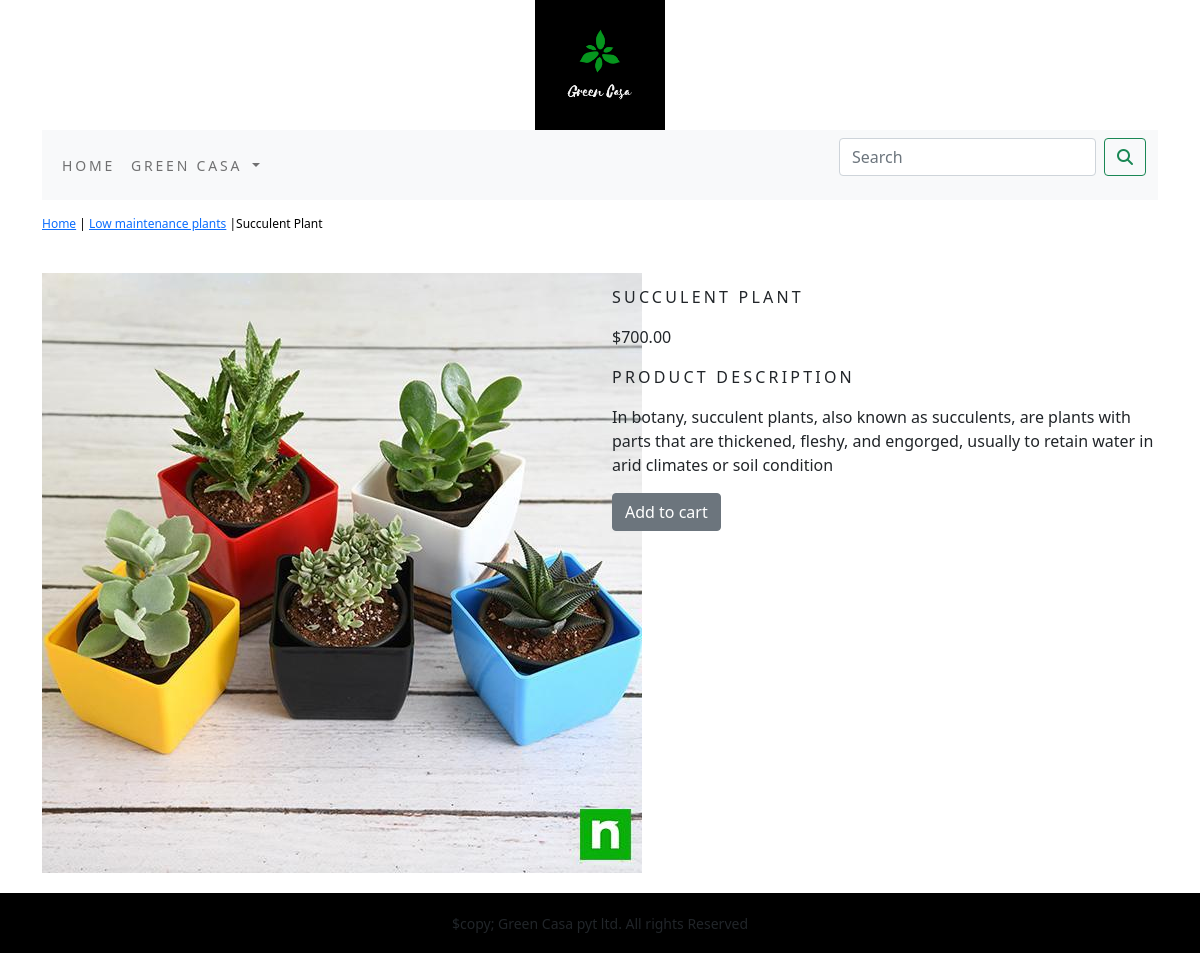
/greencasaapp/Low_maintenance_plants/succulent-plant/, run on the app's committed database.
### greencasaapp/models.py (models this page shows, shortened)
class Product(models.Model):
    name = models.CharField(max_length=250, unique=True)
    slug = models.SlugField(max_length=250, unique=True)
    description = models.TextField(blank=True)
    price = models.DecimalField(max_digits=10, decimal_places=2)
    category = models.ForeignKey(Category, on_delete=models.CASCADE)
    image = models.ImageField(upload_to='product', blank=True)
    stock = models.IntegerField()
    available = models.BooleanField(default=True)
    created = models.DateTimeField(auto_now_add=True)
    updated = models.DateTimeField(auto_now=True)
    class Meta:
        ordering = ('name',)
        verbose_name = 'product'
        verbose_name_plural = 'products'

class Category(models.Model):
    name = models.CharField(max_length=250, unique=True)
    slug = models.SlugField(max_length=250, unique=True)
    description = models.TextField(blank=True)
    image = models.ImageField(upload_to='category', blank=True)
    class Meta:
        ordering = ('name',)
        verbose_name = 'category'
        verbose_name_plural = 'categories'
    def get_url(self):
        return reverse('greencasaapp:product_by_category', args=[self.slug])
    def __str__(self):
        return '{}'.format(self.name)

### greencasaapp/views.py (the view)
# urls.py: path('<slug:c_slug>/<slug:product_slug>/', views.ProDetail, name='prodCatDetail'),
def ProDetail(request, c_slug, product_slug):
    try:
        product = Product.objects.get(category__slug=c_slug, slug=product_slug)
    except Exception as e:
        raise e
    return render(request, 'product.html', {'product': product})

### cart/context_processors.py (called while the page is built)
def counter(request):
    item_count=0
    if 'admin' in request.path:
        return {}
    else:
        try:
            cart=Cart.objects.filter(cart_id=_cart_id(request))
            cart_items=CartItem.objects.all().filter(cart=cart[:1])
            for cart_item in cart_items:
                item_count += cart_item.quantity
        except Cart.DoesNotExists:
            item_count = 0
    return dict(item_count=item_count)

### cart/views.py (called while the page is built)
def _cart_id(request):
    cart = request.session.session_key
    if not cart:
        cart = request.session.create()
    return cart

### greencasaapp/context_processors.py (called while the page is built)
def menu_links(request):
    links=Category.objects.all()
    return dict(links=links)

### templates/product.html (shortened to what this page needs)
{% extends 'base.html' %}
{% load static %}
{% block content %}
<div class="row my_product_row_class">
    <div class="mx_auto">
        <p><a href="{% url 'greencasaapp:allProdCat' %} ">Home</a> | <a href="{{product.category.get_url}}">{{product.category}}</a> |{{product.name}} </p>
    </div>
<div class="container">
<br>
<div class="row">
    <div class="col-12 col-sm-12-col-md-12 col-lg-6 text-center">
        <div class="min-width:18rem;">
            <img src="{{product.image.url}}" alt="{{product.name}}">
        </div>
    </div>
        <div class="col-12 col-sm-12 col-md-12 col-lg-6">
            <div>
            <h1 class="my_product_title">{{product.name}}</h1>
            <p>${{product.price}}</p>
            <p class="my_title">Product Description</p>
            <p class="text-justify my_product_text">{{product.description}}</p>
            {% if product.stock <= 0 %}
            <p class="text-justify my_product_text"><b>Out of stock</b></p>
            {% else %}
            <a class="btn btn-secondary" href="{% url 'cart:add_cart' product.id %}">Add to cart</a>
            {% endif %}
        </div>
        </div>
    </div>
    </div>
</div>
{% endblock %}

### static/css/custom.css (style rules this page uses)
body { font-family: 'Noto Serif', serif; }
.my_title { font-size:16px; text-transform:uppercase; letter-spacing:.2em; }
.my_product_row_class { padding-top:15px; padding-bottom:20px; }
.my_product_row_class .mx_auto { color:#000; font-size:12px; text-decoration:none; }
.my_product_title { font-size:16px; text-transform:uppercase; letter-spacing:.2em; padding-top:15px; padding-bottom:10px; }
.my_product_text { padding-right: }

### data on the page
Product: category "Low maintenance plants", name "Succulent Plant", image (picture), name "SUCCULENT PLANT", price "700.00", description "In botany, succulent plants, also known as succulents, are plants with parts that are thickened, fleshy, and engorged, usually to retain water in arid climates or soil condition"
